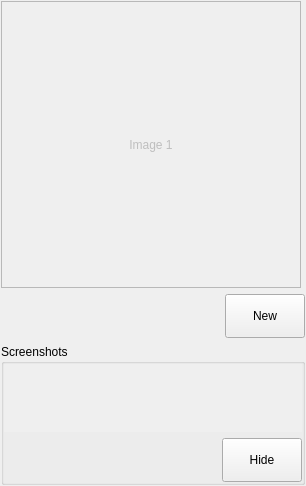
<?xml version="1.0" encoding="UTF-8"?>
<ui version="4.0">
 <class>ScreenshotWidget</class>
 <widget class="QWidget" name="ScreenshotWidget">
  <property name="geometry">
   <rect>
    <x>0</x>
    <y>0</y>
    <width>306</width>
    <height>486</height>
   </rect>
  </property>
  <property name="minimumSize">
   <size>
    <width>0</width>
    <height>30</height>
   </size>
  </property>
  <property name="mouseTracking">
   <bool>true</bool>
  </property>
  <property name="windowTitle">
   <string>Form</string>
  </property>
  <layout class="QVBoxLayout" name="layout">
   <property name="margin">
    <number>1</number>
   </property>
   <item>
    <widget class="QLabel" name="currentScreenshot">
     <property name="enabled">
      <bool>false</bool>
     </property>
     <property name="sizePolicy">
      <sizepolicy hsizetype="MinimumExpanding" vsizetype="MinimumExpanding">
       <horstretch>1</horstretch>
       <verstretch>1</verstretch>
      </sizepolicy>
     </property>
     <property name="minimumSize">
      <size>
       <width>250</width>
       <height>250</height>
      </size>
     </property>
     <property name="maximumSize">
      <size>
       <width>300</width>
       <height>300</height>
      </size>
     </property>
     <property name="sizeIncrement">
      <size>
       <width>1</width>
       <height>1</height>
      </size>
     </property>
     <property name="baseSize">
      <size>
       <width>1</width>
       <height>1</height>
      </size>
     </property>
     <property name="cursor">
      <cursorShape>CrossCursor</cursorShape>
     </property>
     <property name="mouseTracking">
      <bool>true</bool>
     </property>
     <property name="frameShape">
      <enum>QFrame::StyledPanel</enum>
     </property>
     <property name="frameShadow">
      <enum>QFrame::Sunken</enum>
     </property>
     <property name="text">
      <string>Image 1</string>
     </property>
     <property name="alignment">
      <set>Qt::AlignCenter</set>
     </property>
     <property name="wordWrap">
      <bool>true</bool>
     </property>
     <property name="textInteractionFlags">
      <set>Qt::NoTextInteraction</set>
     </property>
    </widget>
   </item>
   <item>
    <layout class="QHBoxLayout" name="buttonLayout">
     <item>
      <spacer name="bSpacer">
       <property name="orientation">
        <enum>Qt::Horizontal</enum>
       </property>
       <property name="sizeHint" stdset="0">
        <size>
         <width>40</width>
         <height>20</height>
        </size>
       </property>
      </spacer>
     </item>
     <item>
      <widget class="QPushButton" name="newS">
       <property name="minimumSize">
        <size>
         <width>0</width>
         <height>44</height>
        </size>
       </property>
       <property name="mouseTracking">
        <bool>true</bool>
       </property>
       <property name="text">
        <string>New</string>
       </property>
      </widget>
     </item>
    </layout>
   </item>
   <item>
    <widget class="QGroupBox" name="extraScreenGroup">
     <property name="sizePolicy">
      <sizepolicy hsizetype="Preferred" vsizetype="MinimumExpanding">
       <horstretch>0</horstretch>
       <verstretch>0</verstretch>
      </sizepolicy>
     </property>
     <property name="minimumSize">
      <size>
       <width>0</width>
       <height>0</height>
      </size>
     </property>
     <property name="baseSize">
      <size>
       <width>0</width>
       <height>0</height>
      </size>
     </property>
     <property name="title">
      <string>Screenshots</string>
     </property>
     <layout class="QVBoxLayout" name="extraScreenshotGroupLayout">
      <property name="margin">
       <number>0</number>
      </property>
      <item>
       <widget class="QScrollArea" name="scrollArea">
        <property name="frameShape">
         <enum>QFrame::NoFrame</enum>
        </property>
        <property name="frameShadow">
         <enum>QFrame::Plain</enum>
        </property>
        <property name="verticalScrollBarPolicy">
         <enum>Qt::ScrollBarAlwaysOff</enum>
        </property>
        <property name="horizontalScrollBarPolicy">
         <enum>Qt::ScrollBarAsNeeded</enum>
        </property>
        <property name="widgetResizable">
         <bool>true</bool>
        </property>
        <property name="alignment">
         <set>Qt::AlignCenter</set>
        </property>
        <widget class="QWidget" name="extraScreenshots">
         <property name="geometry">
          <rect>
           <x>0</x>
           <y>0</y>
           <width>298</width>
           <height>76</height>
          </rect>
         </property>
         <layout class="QHBoxLayout" name="extraScreenshotLayout">
          <property name="margin">
           <number>0</number>
          </property>
         </layout>
        </widget>
       </widget>
      </item>
      <item>
       <layout class="QHBoxLayout" name="showLayout">
        <property name="spacing">
         <number>-1</number>
        </property>
        <property name="sizeConstraint">
         <enum>QLayout::SetMinimumSize</enum>
        </property>
        <item>
         <spacer name="showS">
          <property name="orientation">
           <enum>Qt::Horizontal</enum>
          </property>
          <property name="sizeType">
           <enum>QSizePolicy::MinimumExpanding</enum>
          </property>
          <property name="sizeHint" stdset="0">
           <size>
            <width>40</width>
            <height>15</height>
           </size>
          </property>
         </spacer>
        </item>
        <item>
         <widget class="QPushButton" name="showB">
          <property name="minimumSize">
           <size>
            <width>0</width>
            <height>44</height>
           </size>
          </property>
          <property name="mouseTracking">
           <bool>true</bool>
          </property>
          <property name="text">
           <string>Hide</string>
          </property>
          <property name="checkable">
           <bool>true</bool>
          </property>
         </widget>
        </item>
       </layout>
      </item>
     </layout>
    </widget>
   </item>
  </layout>
 </widget>
 <resources/>
 <connections/>
</ui>
